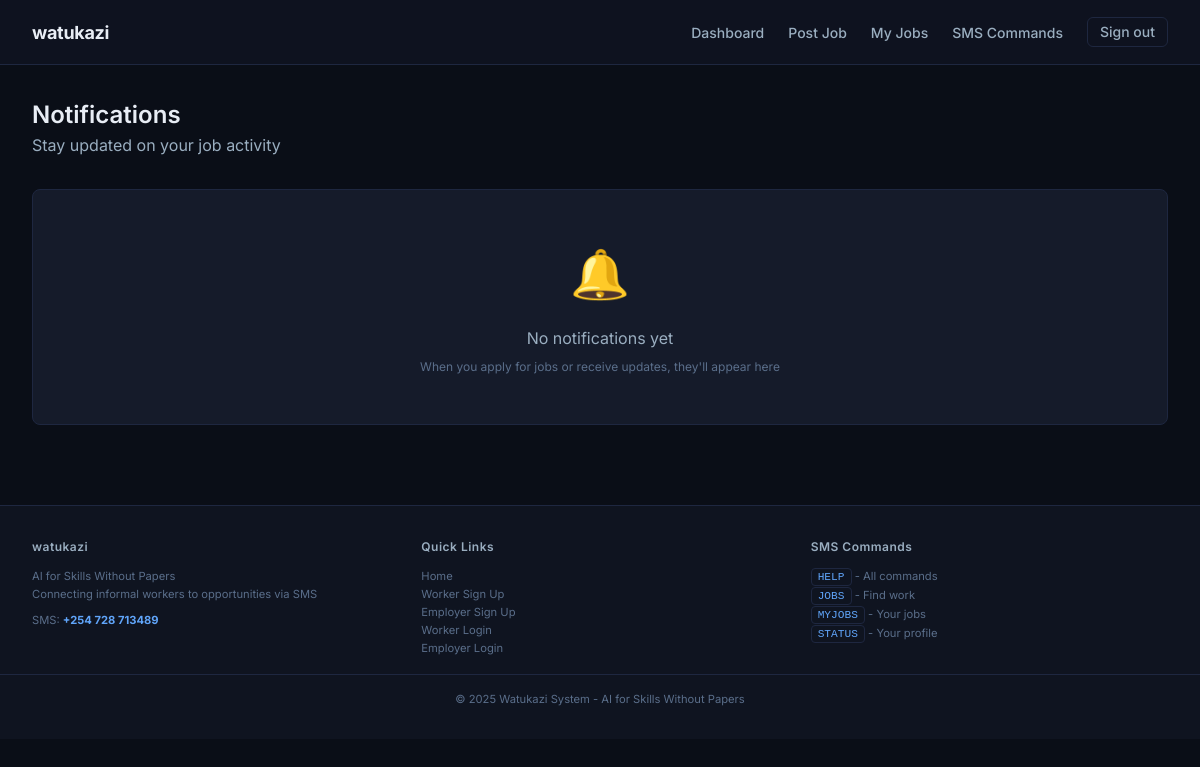
Before: /notifications/ (signed in) with the older database file.
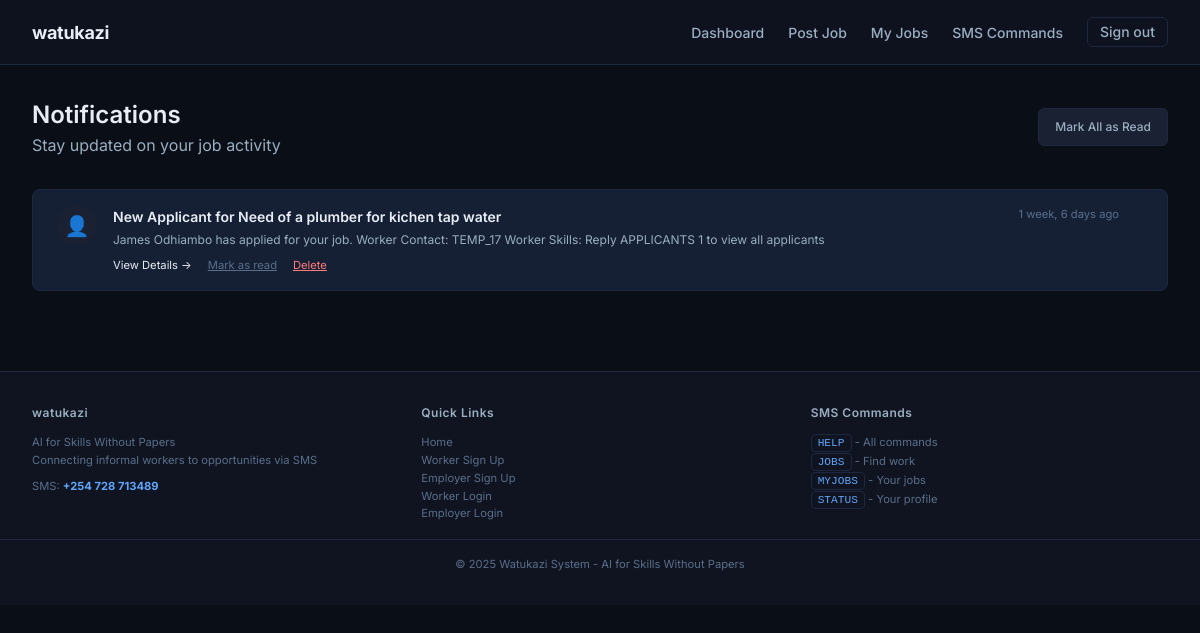
After: the same page with the newer database file.
### notifications/models.py (models this page shows, shortened)
class Notification(models.Model):
    NOTIFICATION_TYPES = (
        ('job_match', 'New Job Match'),
        ('application_accepted', 'Application Accepted'),
        ('application_rejected', 'Application Rejected'),
        ('job_completed', 'Job Completed'),
        ('rating_received', 'Rating Received'),
        ('new_applicant', 'New Applicant'),
        ('job_posted', 'Job Posted'),
        ('job_expiring', 'Job Expiring Soon'),
        ('profile_view', 'Profile Viewed'),
        ('message', 'New Message'),
    )
    recipient = models.ForeignKey(User, on_delete=models.CASCADE, related_name='notifications')
    sender = models.ForeignKey(User, on_delete=models.CASCADE, related_name='sent_notifications', null=True, blank=True)
    notification_type = models.CharField(max_length=30, choices=NOTIFICATION_TYPES)
    title = models.CharField(max_length=200)
    message = models.TextField()
    link = models.CharField(max_length=200, blank=True)
    is_read = models.BooleanField(default=False)
    created_at = models.DateTimeField(auto_now_add=True)
    read_at = models.DateTimeField(null=True, blank=True)
    class Meta:
        ordering = ['-created_at']
        indexes = [
            models.Index(fields=['recipient', '-created_at']),
            models.Index(fields=['is_read']),
        ]
    def get_notification_icon(self):
        icons = {
            'job_match': '📋',
            'application_accepted': '✅',
            'application_rejected': '❌',
            'job_completed': '🎉',
            'rating_received': '⭐',
            'new_applicant': '👤',
            'job_posted': '📢',
            'job_expiring': '⏰',
            'profile_view': '👁️',
            'message': '💬',
        }
        return icons.get(self.notification_type, '📢')

### notifications/views.py (the view)
# urls.py: path('', views.notification_list, name='list'),
@login_required
def notification_list(request):
    notifications = Notification.objects.filter(recipient=request.user)
    if request.GET.get('mark_all'):
        notifications.filter(is_read=False).update(is_read=True)
        messages.success(request, "All notifications marked as read.")
        return redirect('notifications:list')
    paginator = Paginator(notifications, 20)
    page_number = request.GET.get('page')
    page_obj = paginator.get_page(page_number)
    unread_count = notifications.filter(is_read=False).count()
    context = {
        'notifications': page_obj,
        'unread_count': unread_count,
        'total_count': notifications.count(),
    }
    return render(request, 'notifications/list.html', context)

### accounts/context_processors.py (called while the page is built)
def sms_settings(request):
    try:
        sms = SMSSettings.objects.first()
        sms_number = sms.phone_number if sms else '0700000000'
    except:
        sms_number = '0700000000'
    return {
        'sms_number': sms_number,
    }

### notifications/context_processors.py (called while the page is built)
def notifications_context(request):
    if request.user.is_authenticated:
        unread_count = Notification.objects.filter(
            recipient=request.user,
            is_read=False
        ).count()
        recent_notifications = Notification.objects.filter(
            recipient=request.user
        )[:5]
        return {
            'unread_notifications_count': unread_count,
            'recent_notifications': recent_notifications,
        }
    return {
        'unread_notifications_count': 0,
        'recent_notifications': [],
    }

### templates/notifications/list.html (shortened to what this page needs)
{% extends "base.html" %}
{% block content %}
<div class="container">
    <div style="margin-bottom: 2rem; display: flex; justify-content: space-between; align-items: center; flex-wrap: wrap; gap: 1rem;">
        <div>
            <h1 style="font-size: 1.5rem; font-weight: 600; color: var(--blue-light);">Notifications</h1>
            <p style="color: var(--text-secondary);">Stay updated on your job activity</p>
        </div>
        <div style="display: flex; gap: 0.5rem;">
            {% if unread_count > 0 %}
                <a href="{% url 'notifications:mark_all_read' %}" class="btn btn-secondary" style="font-size: 0.75rem;">Mark All as Read</a>
            {% endif %}
        </div>
    </div>
    <div class="card">
        <div class="card-body" style="padding: 0;">
            {% if notifications %}
                {% for notification in notifications %}
                    <div class="notification-item {% if not notification.is_read %}notification-unread{% endif %}"
                         style="display: flex; align-items: flex-start; gap: 1rem; padding: 1rem 1.5rem; border-bottom: 1px solid var(--border-light); {% if not notification.is_read %}background: rgba(42, 110, 255, 0.05);{% endif %}">
                        <div style="flex-shrink: 0;">
                            <div style="width: 40px; height: 40px; background: var(--bg-tertiary); border-radius: 50%; display: flex; align-items: center; justify-content: center; font-size: 1.25rem;">
                                {{ notification.get_notification_icon }}
                            </div>
                        </div>
                        <div style="flex: 1;">
                            <div style="display: flex; justify-content: space-between; align-items: flex-start; flex-wrap: wrap; gap: 0.5rem;">
                                <h4 style="font-size: 0.875rem; font-weight: 600; margin-bottom: 0.25rem;">{{ notification.title }}</h4>
                                <span style="font-size: 0.7rem; color: var(--text-muted);">{{ notification.created_at|timesince }} ago</span>
                            </div>
                            <p style="font-size: 0.75rem; color: var(--text-secondary); margin-bottom: 0.5rem; white-space: pre-line;">{{ notification.message|truncatewords:30 }}</p>
                            <div style="display: flex; gap: 1rem; align-items: center;">
                                {% if notification.link %}
                                    <a href="{% url 'notifications:detail' notification.id %}" style="font-size: 0.7rem; color: var(--blue-primary); text-decoration: none;">View Details →</a>
                                {% endif %}
                                {% if not notification.is_read %}
                                    <a href="{% url 'notifications:mark_read' notification.id %}" style="font-size: 0.7rem; color: var(--text-muted);">Mark as read</a>
                                {% endif %}
                                <a href="{% url 'notifications:delete' notification.id %}" style="font-size: 0.7rem; color: #ff7a7a;" onclick="return confirm('Delete this notification?')">Delete</a>
                            </div>
                        </div>
                        {% if not notification.is_read %}
                            <div style="width: 8px; height: 8px; background: var(--blue-primary); border-radius: 50%; margin-top: 0.5rem;"></div>
                        {% endif %}
                    </div>
                {% endfor %}
            {% else %}
                <div class="empty-state" style="text-align: center; padding: 3rem;">
                    <div style="font-size: 3rem; margin-bottom: 1rem;">🔔</div>
                    <p style="color: var(--text-secondary); margin-bottom: 0.5rem;">No notifications yet</p>
                    <p style="font-size: 0.75rem; color: var(--text-muted);">When you apply for jobs or receive updates, they'll appear here</p>
                </div>
            {% endif %}
        </div>
    </div>
</div>
{% endblock %}

Changed rows visible on the page:
added Notification: get_notification_icon "👤", title "New Applicant for Need of a plumber for kichen tap water", created_at "1 week, 6 days", message "James Odhiambo has applied for your job. Worker Contact: TEMP_17 Worker Skills: Reply APPLICANTS 1 to view all applicants", link "View Details →", is_read "Mark as read"
Other visible differences:
text no longer shown: "🔔 No notifications yet When you apply for jobs or receive updates, they'll appear here"
text now shown: "Mark All as Read"
